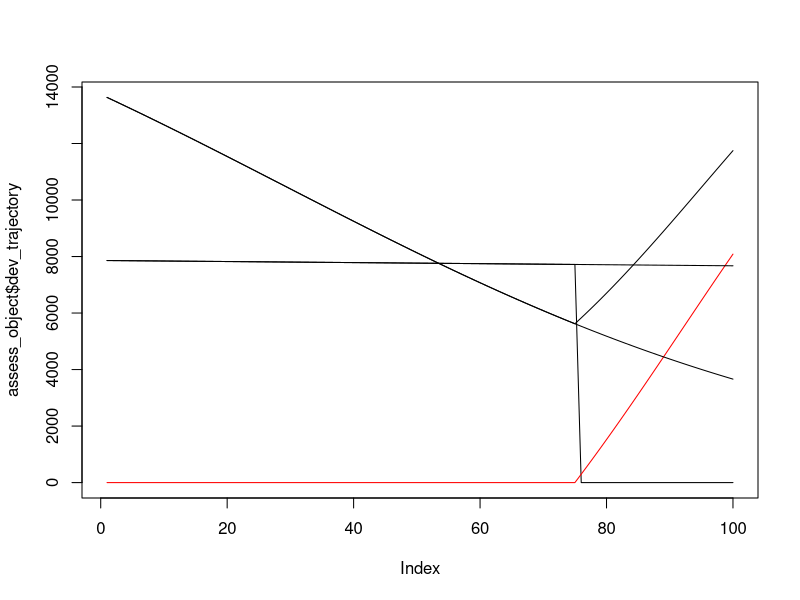

The R source for this figure:
initialise_parameters <- function(){
  params = list()
  params$time_steps = 100 #number of timesteps simulation will be run
  params$ecology_size = 250 #ecology array size (square dimension) to be broken up into regions and land parcels  
  params$region_num_x = 2 #numnber of regions in x
  params$region_num_y = 3 #numnber of regions in y
  params$region_num = params$region_num_x*params$region_num_y
  params$parcel_num_x = 20 #numnber of parcels in x
  params$parcel_num_y = 30 #numnber of parcels in x
  
  params$min_eco_val = 0  #minimum allowable ecological value of smallest ecological element (pixel)
  params$max_eco_val = 100 #maximum "   "     "           "
  params$min_initial_eco_val = 40 #minimum allowable initial ecological value of smallest ecological element (pixel)
  params$max_initial_eco_val = 80 #maximum "   "     "           "
  params$initial_eco_noise = 10 #how much initial variation in pixels per land parcel
  
  params$offset_multiplier = 1 #multiply developed parcel value by this value to determine value to offset
  params$max_developments = 1 #maximum number of developments per year 
  params$update_every = 5  #how often the policy is implemented
  
  params$max_decline_rate = 0.02 #max regional decline rate parameter used in logisitic equation
  params$offset_rate = 0.05 #rate of improvement in land parcel after parcel is offset according to logisitic equation
  params$parcel_selection_type = 'regional' #'regional' - select offset parcel from same region as developed parcel
                                            #'national' - select offset parcel from any region
  params$offset_selection_type = 'predicted' #'current' - use current value of offset parcel as offset metric
                                             #'predicted' - use predicted value (i.e. the value the parcel would attain if the parcel was offset) as offset metric
                                        
  params$predict_offset_mode = 'gains'       #'saved' - use final predicted value of saved parcel as offset metric
                                             #'gains' - use final predicted value of saved parcel relative to counterfactual as offset metric
  params$dev_val_type = 'predicted'         #'current' - use current value of development parcel to determine offset 
                                            #'predicted' - use predicted value (i.e. the value the parcel would attain if the parcel was NOT developed) to determine offset
  
  params$offset_action_type = 'match' #match - try to match offset parcel to the development value
                                      #sum - find the highest offset parcel then if there is any left over find the next highest etc. 

  params$region_dev_num = sample(1:params$max_developments, params$region_num, replace = T)   #number of developments that occur per region per development cycle
  params$mean_decline_rates = -params$max_decline_rate*runif((params$region_num - 1))     #set up regions composed of land parcels with decline rates distributed according to the 
  params$mean_decline_rates = c(params$mean_decline_rates, params$max_decline_rate)       #specified mean (params$mean_decline_rates) and std dev (params$decline_rate_std)
  #params$decline_rate_std = 0.1*params$max_decline_rate*runif((params$region_num))
  params$decline_rate_std = 0.5*params$max_decline_rate
  return(params)
}

split_vector <- function(N, M, sd) {
  min_width = 3;
  vec <- rnorm(N, M/N, sd)
  if (abs(sum(vec)) < 0.01) vec <- vec + 1
  vec <- round(vec / sum(vec) * M)
  deviation <- M - sum(vec)
  for (. in seq_len(abs(deviation))) {
    vec[i] <- vec[i <- sample(N, 1)] + sign(deviation)
  }
  while (any(vec <= min_width)) {
    negs <- vec <= min_width
    pos  <- vec > min_width
    vec[negs][i] <- vec[negs][i <- sample(sum(negs), 1)] + 1
    vec[pos][i]  <- vec[pos ][i <- sample(sum(pos ), 1)] - 1
  }
  vec
}


initialise_shape_parcels <- function(params){
  parcels = list()
  parcel_num_x = params$parcel_num_x
  parcel_num_y = params$parcel_num_y
  parcel_vx = split_vector(parcel_num_x, params$ecology_size, 5)
  parcel_vy = split_vector(parcel_num_y, params$ecology_size, 5)
  
  pixel_indexes = 1:(params$ecology_size*params$ecology_size)
  dim(pixel_indexes) = c(params$ecology_size, params$ecology_size)
  land_parcels = mcell(pixel_indexes, parcel_vx, parcel_vy) #split the ecology array into a series of subarrays with dimensions sz_x by sz_y
  land_parcel_num = length(land_parcels$elements) #total number of parcels
  parcel_indexes = 1:land_parcel_num #index all parcels
  dim(parcel_indexes) = c(parcel_num_y, parcel_num_x) #arrange indicies into array with dimensions of land parcels
  region_vx = split_vector(params$region_num_x, parcel_num_x, 1) 
  region_vy = split_vector(params$region_num_y, parcel_num_y, 1)
  
  regions = mcell(parcel_indexes, region_vx, region_vy)
  
  region_num = length(regions$elements)
  parcels$land_parcel_num = land_parcel_num
  parcels$land_parcels = land_parcels$elements
  parcels$land_parcel_dims = land_parcels$dims
  parcels$regions = regions$elements
  parcels$region_dims = regions$dims
  parcels$region_num = region_num
  parcels$parcel_vx = parcel_vx
  parcels$parcel_vy = parcel_vy
  
  return(parcels)
}


initialise_index_object <- function(parcels){
  index_object = list()
  index_object$ind_available = parcels$regions
  index_object$break_flag = FALSE
  return(index_object)
}

initialise_ecology <- function(params, parcels){
  land_parcels = parcels$land_parcels
  land_parcel_num = parcels$land_parcel_num
  ecology_initial = matrix(1,params$ecology_size,params$ecology_size)
  
  for (s in 1:land_parcel_num){
    initial_parcel_value = params$min_initial_eco_val + (params$max_initial_eco_val - params$min_initial_eco_val - params$initial_eco_noise)*runif(1) 
    inds = parcels$land_parcels[[s]]
    dim(inds) = c(1, length(inds))
    ecology_initial[inds] = ecology_initial[inds]*initial_parcel_value
  }
  ecology_initial = ecology_initial + params$initial_eco_noise*matrix(runif(params$ecology_size*params$ecology_size),params$ecology_size,params$ecology_size)
  return(ecology_initial)
}

initialise_offset_object <- function(){
  object = list()
  object$current_parcel = list()
  object$current_parcel_vals = list()
  return(object)
}


mcell <- function(x, vx, vy){
  
  rowsizes = vy;
  colsizes = vx;
  rows = length(rowsizes);
  cols = length(colsizes);

  a = 1
  B = vector('list', rows*cols)
  colStart = 0
  for (i in 1:cols){
    rowStart = 0
    for (j in 1:rows){
      B[[a]] = x[rowStart+(1:rowsizes[j]), colStart+(1:colsizes[i])]
      rowStart = rowStart + rowsizes[j]
      a = a + 1
    }
    colStart = colStart + colsizes[i]
  }
  
  parcel = list()
  parcel$dims = c(length(vy), length(vx))
  parcel$elements = B
  return(parcel)
  
}  

ind2sub <- function(rows, ind){
  rw = ((ind-1) %% rows) + 1 
  cl = floor((ind-1) / rows) + 1
  loc = c(rw, cl)
  return(loc)
}

ecology_change_function <- function(pos_y, params, rate, t){
  mn = params$min_eco_val
  mx = params$max_eco_val
  t_sh = -1/rate * log( ((pos_y - mn)/(mx - pos_y)))
  ecology_change_function = mn + (mx - mn)/(1 + exp(-rate*( t - t_sh)))
}

ecology_change_function_vectorised <- function(parcel_vals, params, curve_rate, time_remaining){
  time_array = matrix(rep(time_remaining, length(parcel_vals)), ncol = length(parcel_vals))
  mn = params$min_eco_val
  mx = params$max_eco_val
  t_sh = -1/curve_rate * log( ((parcel_vals - mn)/(mx - parcel_vals)))
  t_sh_array = matrix(rep(t_sh, length(time_remaining)), ncol = length(time_remaining))
  t_sh_array <- t(t_sh_array)
  ecology_change_function = mn + (mx - mn)/(1 + exp(-curve_rate*( time_array - t_sh_array)))
}




build_decline_rates <- function(region_num, regions, params){
  decline_rates = vector('list', region_num)
  
  for (region_ind in 1:region_num){ 
    current_region = regions[[region_ind]]
    current_parcel_num = length(current_region)    
    decline_params = c(length(current_region), params$mean_decline_rates[region_ind], params$decline_rate_std) #params$decline_rate_std[region_ind])
    current_decline_rates = matrix(rnorm(decline_params[1], mean = decline_params[2], sd = decline_params[3]), ncol = ncol(current_region))
    decline_rates[[region_ind]] = current_decline_rates
  }
  return(decline_rates)
}


build_counterfactuals <- function(region_num, regions, params, decline_rates, land_parcels, ecology_initial, time_vec){
  elements = array(0, c(params$ecology_size, params$ecology_size, params$time_steps))
  for (region_ind in 1:region_num){ 
    current_parcel_pool = regions[[region_ind]]
    current_parcel_num = length(current_parcel_pool)    
    current_decline_rates = decline_rates[[region_ind]]
    
    for (parcel_ind in 1:current_parcel_num){
      current_parcel_ind = current_parcel_pool[parcel_ind]
      current_parcel = land_parcels[[current_parcel_ind]]
      current_dec_rate = current_decline_rates[parcel_ind]      
      predicted_traj = ecology_change_function_vectorised(ecology_initial[current_parcel], params, current_dec_rate, time_vec)
      for (pix_ind in 1:length(current_parcel)){
        loc = ind2sub(params$ecology_size, current_parcel[pix_ind])
        elements[loc[1], loc[2], 1:params$time_steps] = predicted_traj[, pix_ind]        
      }
    }
  }
  return(elements)
}

initialise_counterfactuals_vectorised <- function(params, parcels){
  counterfactuals = list() 
  ecology_initial <- initialise_ecology(params, parcels)
  
  region_num = parcels$region_num
  regions = parcels$regions
  land_parcels = parcels$land_parcels
  time_vec = 1:params$time_steps 
  
  decline_rates = build_decline_rates(parcels$region_num, parcels$regions, params)
  elements = build_counterfactuals(region_num, regions, params, decline_rates, land_parcels, ecology_initial, time_vec)
  final_ecology = elements[, , params$time_steps]
  final_parcel_vals = find_current_parcel_vals(parcels, final_ecology, 1:length(land_parcels))
  
  counterfactuals$final_parcel_vals = final_parcel_vals
  counterfactuals$final_ecology = final_ecology
  counterfactuals$elements = elements
  counterfactuals$decline_rates = decline_rates
  return(counterfactuals)
}




initialise_outputs <- function(params, counterfactuals, parcels){
  parcel_num_x = length(parcels$parcel_vx)
  parcel_num_y = length(parcels$parcel_vy)
  outputs = list()
  outputs$trajectories = counterfactuals$elements  
  outputs$parcel_sets = list()
  outputs$parcel_sets$dev_counter = 1
  return(outputs)
  
}



select_parcel_to_develop <- function(params, ind_available, parcels, yr, current_ecology, final_ecology){
  development_object = list()
  land_parcels = parcels$land_parcels
  parcel_index = ind_available[sample(1:length(ind_available), 1)]
  current_parcel = land_parcels[[parcel_index]]
  current_parcel_val = sum(current_ecology[current_parcel])
  if (params$dev_val_type == 'current'){
    parcel_val_to_use = current_parcel_val
  } else if (params$dev_val_type == 'predicted'){
    parcel_val_to_use= sum(final_ecology[current_parcel])
  }
  
  development_object$parcel_index = parcel_index
  development_object$current_parcel_val = current_parcel_val
  development_object$parcel_val_to_use = parcel_val_to_use
  development_object$current_parcel = current_parcel
  return(development_object)
}


update_index <- function(index_object, current_parcel_indexes, region_ind, params){
  
  ind_available = index_object$ind_available[[region_ind]]
  ind_available <- setdiff(ind_available, current_parcel_indexes) #remove development parcel from available list   
  if (length(ind_available) < params$region_dev_num[[region_ind]] ){   
    break_flag = TRUE
  } else {break_flag = FALSE}
  
  index_object$ind_available[[region_ind]] = ind_available
  index_object$break_flag = break_flag
  
  return(index_object)
  
}

write_development_trajectory <- function(trajectories, counterfactuals, development_object, current_ecology, params, yr){
  
  current_parcel = development_object$current_parcel
  dim(current_parcel) = c(1, length(current_parcel))
  for (pix_ind in current_parcel){
    loc = ind2sub(params$ecology_size, pix_ind)
    trajectories[loc[1], loc[2], (yr + 1):params$time_steps] = 0
  }   
  return(trajectories)
}


find_offset_pool <- function(index_object, region_ind, params, parcels, current_ecology, time_remaining, final_ecology){
  
  offset_pool = list()
  current_offset_pool = index_object$ind_available[[region_ind]]
  current_parcel_vals <- find_current_parcel_vals(parcels, current_ecology, current_offset_pool)
  
  if (params$offset_selection_type == 'predicted'){   #determine predicted offset parcel values for each remaining parcel
    parcel_vals_to_use <- predict_final_parcel_vals(parcels, current_offset_pool, current_ecology, params, params$offset_rate, time_remaining)
    if (params$predict_offset_mode == 'gains'){
      parcel_vals_to_use = parcel_vals_to_use - counterfactuals$final_parcel_vals[current_offset_pool]
    }
    
  } else if (params$offset_selection_type == 'current'){
    parcel_vals_to_use = current_parcel_vals
  }
  
  offset_pool$current_parcel_pool = current_offset_pool
  offset_pool$current_parcel_vals = current_parcel_vals
  offset_pool$parcel_vals_to_use = parcel_vals_to_use
    
  return(offset_pool)
}


predict_final_parcel_vals <- function(parcels, parcel_pool, current_ecology, params, curve_rate, time_remaining){
  
  land_parcels = parcels$land_parcels
  predicted_parcel_vals = array(0, length(parcel_pool))  
  predicted_parcel_trajs = predict_parcel_trajectories(parcels, parcel_pool, params, current_ecology, curve_rate, time_remaining)
  predicted_parcel_vals = predicted_parcel_trajs[, length(time_remaining)]                                  
  return(predicted_parcel_vals)  
  
}

predict_parcel_trajectories <- function(parcels, parcel_pool, params, current_ecology, curve_rate, time_remaining){
  
  land_parcels = parcels$land_parcels
  predicted_parcel_trajs = array(0, c(length(parcel_pool), length(time_remaining)))
  
  for (parcel_ind in 1:length(parcel_pool)){
    current_parcel_ind = parcel_pool[parcel_ind]
    current_parcel = land_parcels[[current_parcel_ind]]
    predicted_pixel_trajs = ecology_change_function_vectorised(current_ecology[current_parcel], params, curve_rate, time_remaining)
    predicted_parcel_trajs[parcel_ind, ] = rowSums(predicted_pixel_trajs)
  }
  
  return(predicted_parcel_trajs)
  
}

select_offset_parcel <- function(offset_pool, params, parcels, development_val, yr, current_ecology){      
  
  offset_object = list()
  current_offset_pool = offset_pool$current_parcel_pool
  parcel_vals_to_use = offset_pool$parcel_vals_to_use  
  land_parcels = parcels$land_parcels
  val_to_match = params$offset_multiplier*development_val
 
  parcel_vals_used = vector()
  parcel_indexes = vector()
  
  if (sum(parcel_vals_to_use)<val_to_match){
    offset_object$break_flag = TRUE
    return(offset_object)
  }  else {offset_object$break_flag = FALSE}
  
#  err = abs(val_to_match - parcel_vals_to_use)
#  best_ind = which(err == min(err))
#  parcel_indexes = current_offset_pool[best_ind]
  
  while (val_to_match > 0){
    err = val_to_match - parcel_vals_to_use
    if ( all(err > 0) ){
      max_ind = which(parcel_vals_to_use == max(parcel_vals_to_use))
      parcel_indexes = c(parcel_indexes, current_offset_pool[max_ind])
      parcel_vals_used = c(parcel_vals_used, parcel_vals_to_use[max_ind])
      val_to_match = val_to_match - parcel_vals_to_use[max_ind]     
      current_offset_pool = current_offset_pool[-max_ind]
      parcel_vals_to_use = parcel_vals_to_use[-max_ind]
    } else{
      max_ind = which(err == max(err[which(err <= 0)]))
      parcel_indexes = c(current_offset_pool[max_ind], parcel_indexes)
      parcel_vals_used = c(parcel_vals_used, parcel_vals_to_use[max_ind])
      break
    }
  }
  
  parcel_num = length(parcel_indexes)
  offset_object$current_parcels = list()
  offset_object$current_parcel_vals = array(0, parcel_num)
  
  for (parcel_ind in 1:parcel_num){
    current_parcel = land_parcels[[parcel_indexes[parcel_ind]]]
    offset_object$current_parcels[[parcel_ind]] = current_parcel
    offset_object$current_parcel_vals[parcel_ind] = sum(current_ecology[current_parcel])
  }  
  
  offset_object$current_parcel_indexes = parcel_indexes
  offset_object$parcel_vals_used = parcel_vals_used
  return(offset_object)  
}




write_offset_trajectory_vectorised <- function(trajectories, offset_object, current_ecology, params, time_remaining, yr){
  current_parcels = offset_object$current_parcels
  offset_rate = params$offset_rate
  
  parcel_num = length(offset_object$current_parcels)
  for (parcel_ind in 1:parcel_num){
    current_parcel = current_parcels[[parcel_ind]]
    predicted_traj = ecology_change_function_vectorised(current_ecology[current_parcel], params, offset_rate, time_remaining)
    for (pix_ind in 1:length(current_parcel)){
      loc = ind2sub(params$ecology_size, current_parcel[pix_ind])
      trajectories[loc[1], loc[2], yr:params$time_steps] = predicted_traj[, pix_ind]        
    }
  }
  return(trajectories)
}


find_current_parcel_vals <- function(parcels, current_ecology, parcel_indexes){
  
  land_parcels = parcels$land_parcels
  parcel_num = length(parcel_indexes)
  current_parcel_vals = rep(0, parcel_num)
  
  for (s in 1:parcel_num){
    parcel_ind = parcel_indexes[s]
    current_parcel = land_parcels[[parcel_ind]]
    current_parcel_vals[s] = sum(current_ecology[current_parcel])
  }
  return(current_parcel_vals)
}





predict_parcels_vectorised <- function(region_ind, parcels, ind_available, current_ecology, params, time_remaining, final_ecology){
  
  offset_rate = params$offset_rate
  land_parcels = parcels$land_parcels
  predicted_parcel_vals = array(0, length(ind_available))
  
  for (s in 1:length(ind_available)){
    current_ind = ind_available[s]
    current_parcel = land_parcels[[current_ind]]
    predicted_trajs = ecology_change_function_vectorised(current_ecology[current_parcel], params, offset_rate, time_remaining)
    predicted_parcel_vals[s] = sum(predicted_trajs[nrow(predicted_trajs), ])
  }
  
  return(predicted_parcel_vals)
  
}




find_parcel_trajectory <- function(parcels, parcel_ind, params, trajectories){
  land_parcels = parcels$land_parcels
  current_parcel = land_parcels[[parcel_ind]]
  parcel_traj = array(0, params$time_steps)
  
  for (yr in 1:params$time_steps){ #determine net regional offsets, net regional development_losses
    current_slice = trajectories[ , , yr]
    parcel_traj[yr] = sum(current_slice[current_parcel])
  }
  return(parcel_traj)
}


find_parcel_trajectories <- function(parcels, parcel_indexes, params, trajectories){
  land_parcels = parcels$land_parcels
  parcel_trajs = array(0, c(length(parcel_indexes), params$time_steps))
  
  for (parcel_ind in 1:length(parcel_indexes)){
    current_ind = parcel_indexes[parcel_ind]
    parcel_trajs[parcel_ind, ] = find_parcel_trajectory(parcels, current_ind, params, trajectories)
  }
  
  if (length(parcel_indexes) == 1){
    dim(parcel_trajs) = c(length(parcel_trajs), 1)
  }
  
  return(parcel_trajs)
}

write_parcel_sets <- function(parcel_sets, dev_counter, yr, region_ind, development_object, offset_object){
  parcel_set = list()
  parcel_set$yr = yr
  parcel_set$region = region_ind
  parcel_set$dev_parcel = development_object$parcel_index
  parcel_set$dev_val = development_object$current_parcel_val
  parcel_set$offset_parcels = offset_object$current_parcel_indexes
  parcel_set$offset_vals = offset_object$current_parcel_vals
  
  parcel_sets[[dev_counter]] = parcel_set
  #print(c(parcel_sets[[dev_counter]], yr, dev_counter))  
  return(parcel_sets)
}



plot_outs <- function(...){
  
  dots = list(...)
  plot_params = dots[[length(dots)]]
  graphics.off()
  plot_num = length(dots) - 1
  A = 1:plot_params[3]
  dim(A) = c(plot_params[1], plot_params[2])
  layout(A)
  ymaxs = array(0, plot_num)
  ymins = array(0, plot_num)
  for (s in 1:(length(dots) - 1)){
    ymaxs[s] = max(dots[[s]])
    ymins[s] = min(dots[[s]])
  }
  ymax = max(ymaxs)
  ymin = min(ymins)
  for (s in 1:plot_params[3]){
    plot(dots[[1]][s, ], type = 'l', col = 'red', ylim = c(ymin, ymax))
    if (plot_num > 1){
      for (t in 2:plot_num){
        lines(dots[[t]][s, ],  ylim = c(ymin, ymax))
      }
    } 
  }
}





calc_diffs <- function(object, trajectories, params, parcels, counterfactuals){
  
  outputs = list()
  parcel_list = object$parcel_list
  true_change = array(0, c(params$ecology_size, params$ecology_size, params$time_steps)) 
  traj_rel_to_initial = true_change
  initial_rel_to_counter = true_change

  offset_rate = params$offset_rate
  land_parcels = parcels$land_parcels
  
  for (yr in 1:params$time_steps){
    
    for (parcel_ind in (parcel_list[[yr]])){
      current_parcel = land_parcels[[parcel_ind]]
      for (pix_ind in current_parcel){
        loc = ind2sub(params$ecology_size, pix_ind)
        initial_val = trajectories[loc[1], loc[2], yr]
        current_trajectory = trajectories[loc[1], loc[2], yr:params$time_steps]
        true_change[loc[1], loc[2], yr:params$time_steps] = current_trajectory - counterfactuals$elements[loc[1], loc[2], yr:params$time_steps]       
        traj_rel_to_initial[loc[1], loc[2], yr:params$time_steps] = current_trajectory - initial_val
        initial_rel_to_counter[loc[1], loc[2], yr:params$time_steps] = initial_val - counterfactuals$elements[loc[1], loc[2], yr:params$time_steps]     
      }
    }
  }
  
  outputs$true_change = true_change
  outputs$traj_rel_to_initial = traj_rel_to_initial
  outputs$initial_rel_to_counter = initial_rel_to_counter
  return(outputs)
  
}









sum_parcels <- function(time_steps, parcels, trajectories){
  
  land_parcel_num = length(parcels$land_parcels)
  land_parcels = parcels$land_parcels
  parcel_sums = array(0, c(land_parcel_num, time_steps))
  
  for (yr in 1:time_steps){ #determine net regional offsets, net regional development_losses
    current_slice = trajectories[ , , yr]
    
    for (parcel_ind in 1:land_parcel_num){   
      current_parcel = land_parcels[[parcel_ind]]
      parcel_sums[parcel_ind, yr] = sum(current_slice[current_parcel])
    }
  }

return(parcel_sums)

}


sum_regions <- function(time_steps, parcel_sums, parcels){
  
  region_num = parcels$region_num
  regions = parcels$regions
  region_sums = array(0, c(region_num, time_steps))
  for (yr in 1:time_steps){ #determine net regional offsets, net regional development_losses
    current_slice = parcel_sums[, yr]
    for (region_ind in 1:region_num){ #number of regions  
      current_region = regions[[region_ind]]
      region_sums[region_ind, yr] = sum(current_slice[current_region])    
    }
  }
  return(region_sums)
}



find_sums <- function(time_steps, parcels, trajectories){
  object = list()
  object$parcel_sums = sum_parcels(time_steps, parcels, trajectories)
  object$region_sums = sum_regions(time_steps, object$parcel_sums, parcels)
  object$net_sums = colSums(object$region_sums)
  return(object)
}
  

collate_offset_parcel <- function(object){
  output_object = vector('list', 2)
  for (yr in 1:params$time_steps){
    output_object$parcel_list = c(output_object$parcel_list[[yr]], object$parcel_list)
    output_object$parcel_vals = c(output_object$parcel_vals[[yr]], object$parcel_vals)
  }
  object$parcel_list = parcel_list
  object$parcel_vals = parcel_vals
}


view_individual_offsets <- function(parcel_set, parcels, params, trajectories, counterfactuals){
  assess_object = list()
  offset_yr = parcel_set$yr
  dev_parcel = parcel_set$dev_parcel
  offset_parcels = parcel_set$offset_parcels
  dev_trajectory = find_parcel_trajectory(parcels, dev_parcel, params, trajectories)
  dev_counterfactual = find_parcel_trajectory(parcels, dev_parcel, params, counterfactuals$elements)
  
  offset_trajectories = find_parcel_trajectories(parcels, offset_parcels, params, trajectories)
  
  offset_counterfactuals = find_parcel_trajectories(parcels, offset_parcels, params, counterfactuals$elements)
  
  if (length(offset_parcels) > 1){
    offset_sum = colSums(offset_trajectories)
    offset_counter_sum = colSums(offset_counterfactuals)
  } else {
    offset_sum = offset_trajectories
    offset_counter_sum = offset_counterfactuals
  }
  
  assess_object$dev_trajectory = dev_trajectory
  assess_object$offset_trajectories = offset_trajectories
  
  graphics.off()
  mx = max(c(dev_trajectory, offset_sum))
  plot(assess_object$dev_trajectory, type = 'l', ylim = c(0, mx))
  lines((offset_sum - offset_counter_sum), col = 'red', ylim = c(0, mx))
  lines((offset_sum), ylim = c(0, mx))
  lines(dev_counterfactual, ylim = c(0, mx))
  lines(offset_counter_sum, ylim = c(0, mx))
  chk = (offset_sum[params$time_steps] - offset_counter_sum[params$time_steps])/(params$offset_multiplier*dev_counterfactual[params$time_steps])
  print(chk)
  return(assess_object)
}







calc_trajectories <- function(params, outputs, parcels, index_object, counterfactuals){
  dev_counter = 1;
  for (yr in 1:params$time_steps){      #main time loop    
    time_remaining = 0:(params$time_steps - yr) 
    current_ecology = outputs$trajectories[ , , yr]
    
    if (yr%%params$update_every == 0 && yr < params$time_steps){
    #if (yr == 4 && yr < params$time_steps){
      develop_nums = params$region_dev_num
      for (region_ind in 1:parcels$region_num){
      
        develop_num = develop_nums[region_ind]
        
        if (develop_num > 0){
          for (dev_index in 1:develop_num){    #loop over the number of possible developments           
            if (length(index_object$ind_available[[region_ind]]) < 1){
              break
            }

            development_object <- select_parcel_to_develop(params, index_object$ind_available[[region_ind]], parcels, yr, current_ecology, counterfactuals$final_ecology)
            outputs$trajectories <- write_development_trajectory(outputs$trajectories, counterfactuals, development_object, current_ecology, params, yr)     
            index_object <- update_index(index_object, development_object$parcel_index, region_ind, params)      
            if (index_object$break_flag == TRUE){
              break
            } 
            
            offset_pool <- find_offset_pool(index_object, region_ind, params, parcels, current_ecology, time_remaining, counterfactuals$final_ecology)
            offset_object <- select_offset_parcel(offset_pool, params, parcels, development_object$parcel_val_to_use, yr, current_ecology)                  
            if (offset_object$break_flag == TRUE){
              break
            }     
            
           
            outputs$trajectories = write_offset_trajectory_vectorised(outputs$trajectories, offset_object, current_ecology, params, time_remaining, yr)         
            index_object = update_index(index_object, offset_object$current_parcel_indexes, region_ind, params)           
            if (index_object$break_flag == TRUE){
              break
            }
            outputs$parcel_sets <- write_parcel_sets(outputs$parcel_sets, dev_counter, yr, region_ind, development_object, offset_object)
            dev_counter = dev_counter + 1;
            }
          outputs$offset_pool = offset_pool
          #image(outputs$trajectories[ , , yr],zlim = c(0, 100))
        } 
      }
    }
   print(yr)
  }
  return(outputs)
}





graphics.off()
params <- initialise_parameters()
parcels <- initialise_shape_parcels(params)
index_object <- initialise_index_object(parcels)
counterfactuals <- initialise_counterfactuals_vectorised(params, parcels)
outputs <- initialise_outputs(params, counterfactuals, parcels)

outputs <- calc_trajectories(params, outputs, parcels, index_object, counterfactuals)


#offset_outs = calc_diffs(outputs$offset_object, outputs$trajectories, params, parcels, counterfactuals)
#development_outs = calc_diffs(outputs$development_object, outputs$trajectories, params, parcels, counterfactuals)

# net_outs = list();
# net_outs$traj_rel_to_initial = development_outs$traj_rel_to_initial + offset_outs$traj_rel_to_initial
# net_outs$initial_rel_to_counter = development_outs$initial_rel_to_counter + offset_outs$initial_rel_to_counter
# net_outs$true_change = development_outs$true_change + offset_outs$true_change
# 
# trajectory_sums <- find_sums(params$time_steps, parcels, outputs$trajectories)
# offset_absolute_sums <- find_sums(params$time_steps, parcels, offset_outs$offset_trajectories)
# counterfactual_sums <- find_sums(params$time_steps, parcels, counterfactuals$elements)
# 
# net_impacts <- find_sums(params$time_steps, parcels, (outputs$trajectories - counterfactuals$elements))
# 
# 
# 
# true_offset_gains <- find_sums(params$time_steps, parcels, offset_outs$true_change)
# offset_traj_rel_to_initial <- find_sums(params$time_steps, parcels, offset_outs$traj_rel_to_initial)
# avoided_degradation <- find_sums(params$time_steps, parcels, offset_outs$initial_rel_to_counter)
# 
# development_true_losses <- find_sums(params$time_steps, parcels, development_outs$true_change)
# development_traj_rel_to_initial <- find_sums(params$time_steps, parcels, development_outs$traj_rel_to_initial)
# dev_initial_rel_to_counter <- find_sums(params$time_steps, parcels, development_outs$initial_rel_to_counter)
# 
# net_true_change <- find_sums(params$time_steps, parcels, net_outs$true_change)
# net_traj_rel_to_initial <- find_sums(params$time_steps, parcels, net_outs$traj_rel_to_initial)
# net_initial_rel_to_counter <- find_sums(params$time_steps, parcels, net_outs$initial_rel_to_counter)
#  
# plot_params = c(params$region_num_x, params$region_num_y, parcels$region_num)
# 
# plot_outs(true_offset_gains$region_sums[1:6, ], avoided_degradation$region_sums[1:6, ], offset_traj_rel_to_initial$region_sums[1:6, ], plot_params)
# 
# 
# plot_outs(net_true_change$region_sums[1:6, ], net_traj_rel_to_initial$region_sums[1:6, ], net_initial_rel_to_counter$region_sums[1:6, ], plot_params)
# 
# plot_outs(net_impacts$region_sums[1:6, ], true_offset_gains$region_sums[1:6, ], development_true_losses$region_sums[1:6, ], plot_params)
# 
# plot_outs(net_true_change$region_sums[1:6, ], net_traj_rel_to_initial$region_sums[1:6, ], net_initial_rel_to_counter$region_sums[1:6, ], plot_params)
# 
# test_ind = sample(length(parcels$land_parcels), 6)
# plot_outs(net_true_change$parcel_sums[test_ind, ], net_traj_rel_to_initial$parcel_sums[test_ind, ], net_initial_rel_to_counter$parcel_sums[test_ind, ], plot_params)


test_ind = sample(length(outputs$parcel_sets), 1)

a <- view_individual_offsets(outputs$parcel_sets[[test_ind]], parcels, params, outputs$trajectories, counterfactuals)




#plot_outs(true_offset_gains$parcel_sums[1:6, ], avoided_degradation$parcel_sums[1:6, ], offset_traj_rel_to_initial$parcel_sums[1:6, ], plot_params)

# 
# parcel_sums = sum_parcels(params$time_steps, parcels, outputs$trajectories)
# parcel_avoided_degradation = sum_parcels(params$time_steps, parcels, offset_outs$avoided_degredation)
# parcel_offset_gain_rel_to_current = sum_parcels(params$time_steps, parcels, offset_outs$offset_gain_rel_to_current)
# parcel_true_offset_gains = sum_parcels(params$time_steps, parcels, offset_outs$true_offset_gains)








# parcel_sum <- function(time_steps, parcels, parcel_ind, trajectories){
#   
#   land_parcels = parcels$land_parcels
#   parcel_trajectory = array(0, time_steps)
#   
#   current_parcel = land_parcels[[parcel_ind]]
#   
#   for (yr in 1:time_steps){ #determine net regional offsets, net regional development_losses
#     current_trajectory = trajectories[ , , yr]
#     parcel_trajectory[yr] = sum(current_trajectory[current_parcel])
#   }
#   return(parcel_sums)
# }










#par(mfrow = c(2, 3))
#par(cex = 0.6)
#par(mar = c(0, 0, 0, 0), oma = c(4, 4, 0.5, 0.5))
#par(tcl = -0.25)
#par(mgp = c(2, 0.6, 0))
#for (i in 1:6) {
#plot(1, axes = FALSE, type = "n")
#mtext(letters[i], side = 3, line = -1, adj = 0.1, cex = 0.6,
#col = "grey40")
#if (i %in% c(4, 5, 6))
#axis(1, col = "grey40", col.axis = "grey20", at = seq(0.6, 1.2, 0.2))
#if (i %in% c(1, 4))
#    axis(2, col = "grey40", col.axis = "grey20", at = seq(0.6,1.2, 0.2))
#box(col = "grey60")
#}
#mtext("x axis", side = 1, outer = TRUE, cex = 0.7, line = 2.2,col = "grey20")
#mtext("y axis", side = 2, outer = TRUE, cex = 0.7, line = 2.2,col = "grey20")



# 
# initialise_square_parcels <- function(params){
#   parcels = list()
#   pixel_indexes = 1:(params$ecology_size*params$ecology_size)
#   dim(pixel_indexes) = c(params$ecology_size, params$ecology_size)
#   land_parcels = matcell(pixel_indexes, c(params$parcel_num_y, params$parcel_num_x)) #split the ecology array into a series of subarrays with dimensions sz_x by sz_y
#   parcel_num_y = land_parcels$dims[1]
#   parcel_num_x = land_parcels$dims[2]
#   land_parcel_num = length(land_parcels$elements) #total number of parcels
#   parcel_indexes = 1:land_parcel_num #index all parcels
#   dim(parcel_indexes) = c(parcel_num_y, parcel_num_x) #arrange indicies into array with dimensions of land parcels
#   region_size_x = ceiling(parcel_num_x/params$region_num_x)
#   region_size_y = ceiling(parcel_num_y/params$region_num_y)
#   regions = matcell(parcel_indexes, c(region_size_y, region_size_x))
#   region_num = length(regions$elements)
#   parcels$land_parcel_num = land_parcel_num
#   parcels$land_parcels = land_parcels$elements
#   parcels$land_parcel_dims = land_parcels$dims
#   parcels$regions = regions$elements
#   parcels$region_dims = regions$dims
#   parcels$region_num = region_num
#   return(parcels)
# }
# 
# 
# 
# 
# find_region <- function(parcels, parcel_ind){
#   region_num = parcels$region_num
#   regions = parcels$regions
#   for (s in 1:region_num){
#     if (any(regions[[s]] == parcel_ind)){
#       region_index = s
#       break
#     }
#     
#   }
#   return(region_index)
# }
# 
# write_trajectory <- function(outputs, current_parcel, current_ecology, params, time_remaining, yr){
#   
#   min_eco_val = params$min_eco_val
#   max_eco_val = params$max_eco_val
#   offset_rate = params$offset_rate
#   dim(current_parcel) = c(1, length(current_parcel))
#   
#   for (pix_ind in current_parcel){
#     loc = ind2sub(params$ecology_size, pix_ind)  
#     current_trajectory = ecology_change_function(current_ecology[pix_ind], params, offset_rate, time_remaining)
#     outputs$avoided_losses[loc[1], loc[2], yr:params$time_steps] = current_ecology[pix_ind]
#     counterfactual = counterfactuals$elements[loc[1], loc[2], yr:params$time_steps]            
#   }
#   return(outputs)
#   
# }
# 
# 
# write_current_value <- function(A, current_parcel, current_ecology, params, yr){
#   current_array = matrix(0, params$ecology_size, params$ecology_size)
#   current_array[current_parcel] = current_ecology[current_parcel]
#   A[, , yr] = A[, , yr] + current_array
#   return(A)
# }
# 
# plot_outputs <- function(sums1, sums2, params){
#   
#   graphics.off()
#   A = 1:parcels$region_num
#   dim(A) = c(params$region_num_x, params$region_num_y)
#   layout(A)
#   ymax = max(cbind(sums1, sums2))
#   ymin = min(cbind(sums1, sums2))
#   
#   for (s in 1:params$region_num){
#     plot(sums1[ , s], type = 'l', ylim = c(ymin, ymax))
#     lines(sums2[ , s], col = 'red', ylim = c(ymin, ymax))
#   }
#   
#   #mtext(plot_type, side = 3, line = -2, outer = TRUE)
# }
# 
# matcell <- function(x, tilesize){
#   
#   sz = c(nrow(x), ncol(x))
#   A = vector('list', 2)
#   for (s in 1:2){
#     dm = sz[s]
#     T = min(dm, tilesize[s])
#     nn = floor( dm / T ) 
#     resid = dm %% tilesize[s]
#     if (resid == 0 ) {
#       A[[s]]=c(rep(1, nn)*T)
#     } else A[[s]]=c(rep(1, nn)*T,resid)
#   }
#   
#   rowsizes = A[[1]]
#   colsizes = A[[2]]
#   rows = length(rowsizes)
#   cols = length(colsizes)
#   B = vector('list', rows*cols)
#   
#   rowStart = 0
#   
#   a = 1  
#   for (i in 1:rows){
#     colStart = 0
#     for (j in 1:cols){
#       B[[a]] = x[colStart+(1:colsizes[j]), rowStart+(1:rowsizes[i])]
#       colStart = colStart + colsizes[j]
#       a = a + 1
#     }
#     rowStart = rowStart + rowsizes[i]
#   }
#   
#   parcel = list()
#   parcel$dims = c(length(A[[1]]), length(A[[2]]))
#   parcel$elements = B
#   return(parcel)
# }
# 


# sum_regions <- function(time_steps, parcels, trajectories){
#   
#   region_num = parcels$region_num
#   land_parcels = parcels$land_parcels
#   regions = parcels$regions
#   region_sums = array(0, c(time_steps, region_num))
#   
#   for (yr in 1:time_steps){ #determine net regional offsets, net regional development_losses
#     current_slice = trajectories[ , , yr]
#     
#     for (region_ind in 1:region_num){ #number of regions  
#       
#       current_region = regions[[region_ind]]
#       current_parcel_num = length(current_region)
#       current_region_sum = 0
#       
#       for (parcel_ind in current_region){ 
#         current_parcel = land_parcels[[parcel_ind]]
#         current_region_sum = current_region_sum + sum(current_slice[current_parcel])
#       }
#       region_sums[yr, region_ind] = current_region_sum
#     }
#   }
#   return(region_sums)
# }

# select_offset_pool <- function(region_ind, offset_object, params, parcels, development_object, index_object, current_parcel_vals, predicted_parcel_vals, predict_flag){
#   
#   ind_available = index_object$ind_available
#   
#   region_num = parcels$region_num
#   regions = parcels$regions
#   parcel_selection_type = params$parcel_selection_type 
#   offset_selection_type = params$offset_selection_type
#   offset_value_type = params$offset_value_type
#   development_parcel_ind = development_object$parcel_index
#   development_parcel_val = development_object$parcel_val
#   
#   #if (parcel_selection_type == 'regional'){        
#   #  for (s in 1:region_num){
#   #    if (any(regions[[s]] == development_parcel_ind)) {
#   #      current_offset_pool = intersect(regions[[s]], ind_available)                                        
#   #      break
#   #    }
#   #  }
#   #} else if (parcel_selection_type == 'national'){ 
#   #  current_offset_pool = ind_available
#   #}
#   
#   if (length(current_offset_pool) < 1 ){   
#     offset_object$break_flag = TRUE
#     return(offset_object)
#   } else {offset_object$break_flag = FALSE}
#   
#   return(current_offset_pool)
# }


# determine_offset_index <- function(params, parcels, development_object, ind_available){
#   region_num = parcels$region_num
#   regions = parcels$regions
#   if (params$parcel_selection_type == 'regional') {
#     for (s in 1:region_num){
#       if ( any(regions[[s]] == development_object$parcel_ind )) {
#         current_offset_pool = intersect(regions[[s]], ind_available)
#         break
#       }
#     }
#   } else if (params$parcel_selection_type == 'national'){
#     current_offset_pool = ind_available
#   }
#   return(current_offset_pool)  
# }
# 

# 
# initialise_parcel_sets <- function(params){
#   parcel_sets = vector('list', params$time_steps)
#   for (yr in 1:params$time_steps){
#     parcel_sets[[yr]] = list()
#   }
#   return(parcel_sets)
# }
# 
# determine_devs <- function(development_object, params, parcels){
#   
#   outputs = list()
#   parcel_list = development_object$parcel_list
#   development_losses = array(0, c(params$ecology_size, params$ecology_size, params$time_steps)) 
#   static_losses = development_losses
#   dev_initial_rel_to_counter = development_losses
#   current_parcels = development_object$current_parcels
#   offset_rate = params$offset_rate
#   land_parcels = parcels$land_parcels
#   for (yr in 1:params$time_steps){
#     
#     for (parcel_ind in (parcel_list[[yr]])){
#       current_parcel = land_parcels[[parcel_ind]]
#       for (pix_ind in current_parcel){
#         loc = ind2sub(params$ecology_size, pix_ind)
#         current_val = counterfactuals$elements[loc[1], loc[2], yr]
#         development_losses[loc[1], loc[2], yr:params$time_steps] = counterfactuals$elements[loc[1], loc[2], yr:params$time_steps]
#         static_losses[loc[1], loc[2], yr:params$time_steps] = current_val
#         dev_initial_rel_to_counter[loc[1], loc[2], yr:params$time_steps] = current_val - counterfactuals$elements[loc[1], loc[2], yr:params$time_steps]
#       }
#     }
#   }
#   outputs$development_losses = development_losses
#   outputs$static_losses = static_losses
#   outputs$dev_initial_rel_to_counter = dev_initial_rel_to_counter
#   return(outputs)
# }
# 
# 
# determine_offs <- function(object, trajectories, params, parcels){
#   
#   outputs = list()
#   parcel_list = object$parcel_list
#   offset_trajectories = array(0, c(params$ecology_size, params$ecology_size, params$time_steps)) 
#   true_offset_gains = offset_trajectories
#   offset_gain_rel_to_current = offset_trajectories
#   avoided_degredation = offset_trajectories
#   current_parcels = object$current_parcels
#   offset_rate = params$offset_rate
#   land_parcels = parcels$land_parcels
#   
#   for (yr in 1:params$time_steps){
#     
#     for (parcel_ind in (parcel_list[[yr]])){
#       current_parcel = land_parcels[[parcel_ind]]
#       for (pix_ind in current_parcel){
#         loc = ind2sub(params$ecology_size, pix_ind)
#         current_val = trajectories[loc[1], loc[2], yr]
#         current_trajectory = trajectories[loc[1], loc[2], yr:params$time_steps]
#         offset_trajectories[loc[1], loc[2], yr:params$time_steps] = current_trajectory
#         true_offset_gains[loc[1], loc[2], yr:params$time_steps] = current_trajectory - counterfactuals$elements[loc[1], loc[2], yr:params$time_steps]
#         offset_gain_rel_to_current[loc[1], loc[2], yr:params$time_steps] = current_trajectory - current_val
#         avoided_degredation[loc[1], loc[2], yr:params$time_steps] = current_val - counterfactuals$elements[loc[1], loc[2], yr:params$time_steps]
#         
#       }
#     }
#   }
#   
#   outputs$offset_trajectories = offset_trajectories
#   outputs$true_offset_gains = true_offset_gains
#   outputs$offset_gain_rel_to_current = offset_gain_rel_to_current
#   outputs$avoided_degredation = avoided_degredation
#   return(outputs)
#   
# }


# 
# 
# 
# 
# write_offset_trajectory <- function(trajectories, offset_object, current_ecology, params, time_remaining, yr){
#   current_parcels = offset_object$current_parcels
#   offset_rate = params$offset_rate
#   
#   parcel_num = length(offset_object$current_parcels)
#   for (parcel_ind in 1:parcel_num){
#     current_parcel = current_parcels[[parcel_ind]]
#     dim(current_parcel) = c(1, length(current_parcel))
#     for (pix_ind in current_parcel){
#       loc = ind2sub(params$ecology_size, pix_ind)
#       current_val = current_ecology[pix_ind]
#       current_trajectory = ecology_change_function(current_val, params, offset_rate, time_remaining)
#       trajectories[loc[1], loc[2], yr:params$time_steps] = current_trajectory        
#     }
#   }
#   return(trajectories)
# }

# find_current_parcel_value <- function(parcels, parcel_ind, current_ecology){
#   inds = parcels$land_parcels[[parcel_ind]]
#   parcel_val = sum(current_ecology[inds])
#   return(parcel_val)
# }

# find_predicted_parcel_value <- function(parcels, parcel_ind, trajectories){
#   inds = parcels$land_parcels[[parcel_ind]]
#   final_ecology = trajectories[, , params$time_steps]
#   parcel_val = sum(final_ecology[inds])
#   return(parcel_val)
# }

# predict_parcels <- function(region_ind, parcels, ind_available, current_ecology, params, time_remaining, final_ecology){
#   
#   offset_rate = params$offset_rate
#   land_parcels = parcels$land_parcels
#   predicted_parcel_vals = array(0, length(ind_available))
#   
#   for (s in 1:length(ind_available)){
#     current_ind = ind_available[s]
#     current_parcel = land_parcels[[current_ind]]
#     predicted_offset_parcel = array(0, length(current_parcel))
#     parcel_pix_ind = 1
#     for (pix_ind in current_parcel){
#       current_val = current_ecology[pix_ind]
#       predicted_pixel_trajectory = ecology_change_function(current_val, params, offset_rate, time_remaining)
#       if (params$predict_offset_mode == 'gains'){ 
#         counterfactual_val = final_ecology[pix_ind]
#         predicted_offset_parcel[parcel_pix_ind] = predicted_pixel_trajectory[length(predicted_pixel_trajectory)] - counterfactual_val
#       } else if (params$predict_offset_mode == 'saved'){
#         predicted_offset_parcel[parcel_pix_ind] = predicted_pixel_trajectory[length(predicted_pixel_trajectory)]
#       }
#       parcel_pix_ind <- parcel_pix_ind + 1
#     }     
#     predicted_parcel_vals[s] = sum(predicted_offset_parcel)
#   }
#   return(predicted_parcel_vals)
#   
# }


# 
# initialise_counterfactuals <- function(params, parcels){
#   counterfactuals = list() 
#   ecology_initial <- initialise_ecology(params, parcels)
#   
#   region_num = parcels$region_num
#   regions = parcels$regions
#   land_parcels = parcels$land_parcels
#   current_ecology = ecology_initial
#   time_vec = 1:params$time_steps 
#   elements = array(0, c(params$ecology_size, params$ecology_size, params$time_steps))
#   decline_rates = vector('list', region_num)
#   
#   for (region_ind in 1:region_num){
#     
#     current_region = regions[[region_ind]]
#     current_parcel_num = length(current_region)    
#     decline_params = c(length(current_region), params$mean_decline_rates[region_ind], params$decline_rate_std) #params$decline_rate_std[region_ind])
#     current_decline_rates = matrix(rnorm(decline_params[1], mean = decline_params[2], sd = decline_params[3]), ncol = ncol(current_region))
#     decline_rates[[region_ind]] = current_decline_rates
#     parcel_inds = current_region
#     dim(parcel_inds) = c(1, current_parcel_num)
#     
#     for (parcel_count in 1:current_parcel_num){
#       parcel_ind = parcel_inds[parcel_count]
#       current_parcel = land_parcels[[parcel_ind]]
#       current_dec_rate = current_decline_rates[parcel_count]      
#       for (pix_ind in current_parcel){      
#         loc <- ind2sub(params$ecology_size, pix_ind)
#         elements[loc[1], loc[2], ] = ecology_change_function(current_ecology[pix_ind], params, current_dec_rate, time_vec)
#       }
#     }
#   }
#   final_ecology = elements[, , params$time_steps]
#   final_parcel_vals = find_current_parcel_vals(parcels, final_ecology, 1:length(land_parcels))
#   
#   counterfactuals$final_parcel_vals = final_parcel_vals
#   counterfactuals$final_ecology = final_ecology
#   counterfactuals$elements = elements
#   counterfactuals$decline_rates = decline_rates
#   return(counterfactuals)
# }
